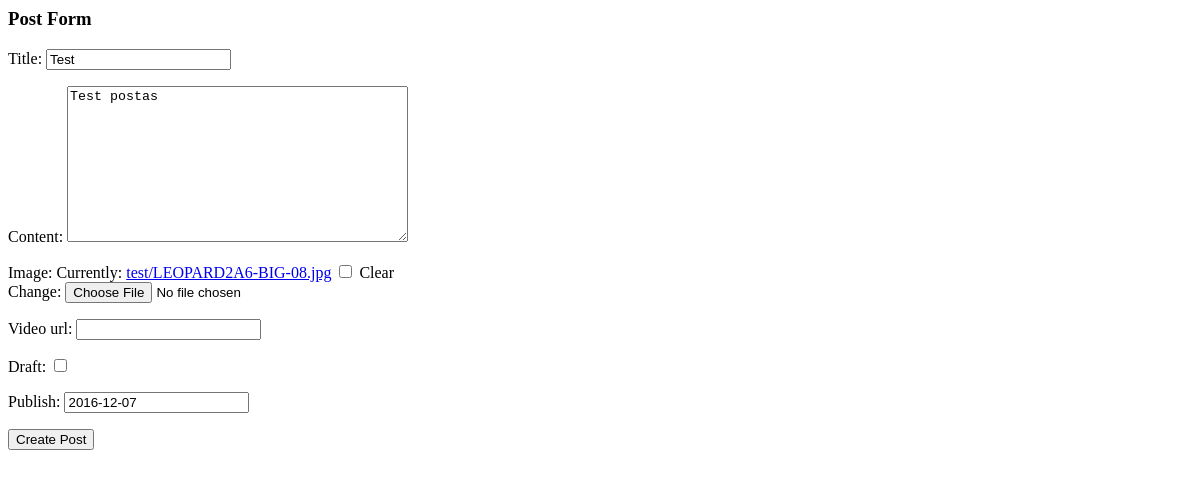
/posts/test/edit/ (signed in), run on an earlier commit of the app's database.
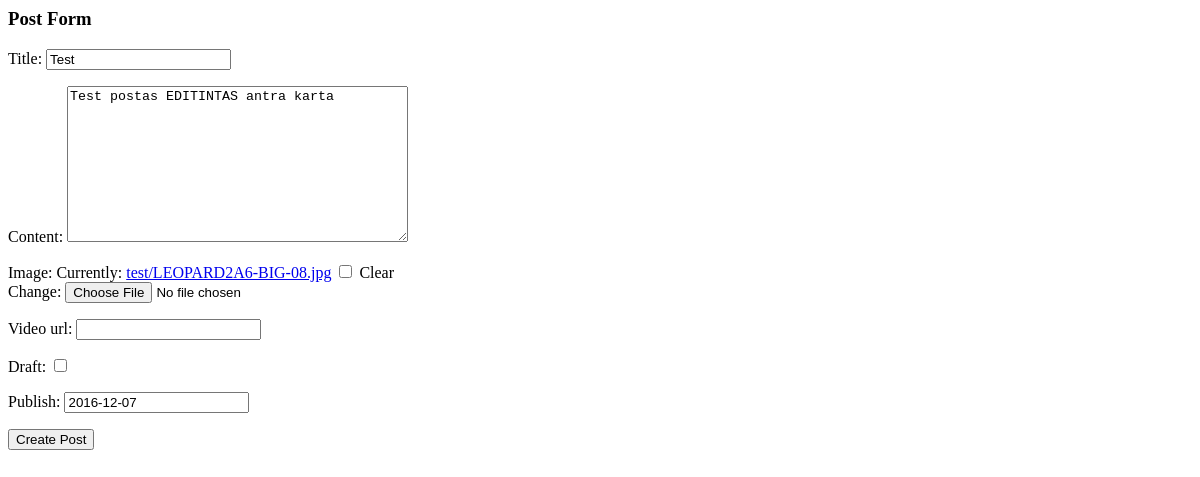
And on a later commit of the database.
### posts/models.py (models this page shows, shortened)
class Post(models.Model):
    author = models.ForeignKey(settings.AUTH_USER_MODEL, default=1)
    title = models.CharField(max_length=120)
    slug = models.SlugField(unique=True)
    image = models.ImageField(upload_to=upload_location, null=True, blank=True, width_field="width_field", height_field="height_field")
    video_url = EmbedVideoField(null=True, blank=True)  # same like models.URLField()
    height_field = models.IntegerField(default=0)
    width_field = models.IntegerField(default=0)
    content = models.TextField()
    draft = models.BooleanField(default=False)
    publish = models.DateField(auto_now=False, auto_now_add=False)
    updated = models.DateTimeField(auto_now=True, auto_now_add=False)
    timestamp = models.DateTimeField(auto_now=False, auto_now_add=True)
    objects = PostManager()
    class Meta:
        ordering = ["-timestamp", "-updated"]

### posts/views.py (the view)
# urls.py: url(r'^(?P<slug>[\w-]+)/edit/$', post_update, name='update'),
def post_update(request, slug):
    if not request.user.is_staff or not request.user.is_superuser:
        raise Http404
    instance = get_object_or_404(Post, slug=slug)
    form = PostForm(request.POST or None, request.FILES or None, instance=instance)
    if form.is_valid():
        instance = form.save(commit=False)
        instance.save()
        return HttpResponseRedirect(instance.get_absolute_url())
    context = {
        "title": "Detail",
        "instance": instance,
        "form": form,
    }
    return render(request, "post_form.html", context)

### posts/forms.py
class PostForm(forms.ModelForm):
    class Meta:
        model = Post
        fields = [
            "title",
            "content",
            "image",
            "video_url",
            "draft",
            "publish",
        ]

### templates/post_form.html
<div>
<h3>Post Form</h3>
<form method="POST" action="" enctype="multipart/form-data">{% csrf_token %}
    {{ form.as_p }}
    <input type="submit" value="Create Post" />
</form>
</div>

What changed in the data, as far as the page shows it:
changed Post "Test": content "Test postas" → "Test postas EDITINTAS antra karta"
